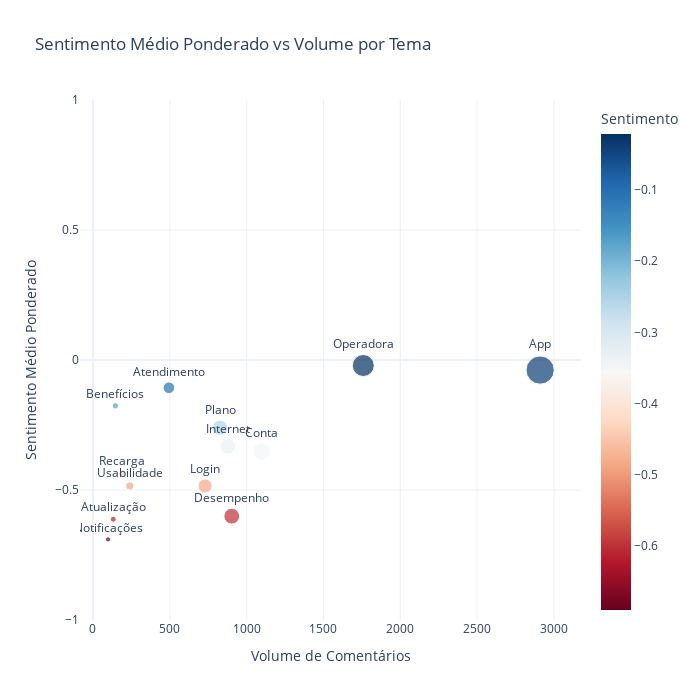

Source (notebook cell):
### Code cell
df_vivo = df_explodido[df_explodido["app"] == "Vivo"]

#Agrupamento por tema
df_tema = df_vivo.groupby('tema_manual').agg(
    volume=('tema_manual', 'count'),
    sentimento_medio=('sentimento_continuo', 'mean')
).reset_index()

# Normaliza o volume para tamanho dos pontos no gráfico
df_tema['tamanho'] = df_tema['volume'] * 20  # Ajuste conforme necessário

fig = px.scatter(
    df_tema,
    x="volume",
    y="sentimento_medio",
    size="tamanho",
    color="sentimento_medio",
    text="tema_manual",
    color_continuous_scale="RdBu",
    range_y=[-1, 1],  # Limite do eixo Y entre -1 e +1
    title="Sentimento Médio Ponderado vs Volume por Tema"
)

# Ajustes visuais
fig.update_traces(textposition='top center')
fig.update_layout(
    width=700,
    height=700,
    xaxis_title="Volume de Comentários",
    yaxis_title="Sentimento Médio Ponderado",
    coloraxis_colorbar=dict(title="Sentimento"),
    template="plotly_white"
)

fig.show()

### Figure 1 — Plotly figure (JSON) as saved in the notebook; plotly's stock layout.template omitted (floating-point values rounded to 4 significant figures)
{"data": [{"hovertemplate": "volume=%{x}<br>sentimento_medio=%{marker.color}<br>tamanho=%{marker.size}<br>tema_manual=%{text}<extra></extra>", "legendgroup": "", "marker": {"color": [-0.03864, -0.1069, -0.6125, -0.1763, -0.3522, -0.6007, -0.3324, -0.4845, -0.6899, -0.02122, -0.2602, -0.4383, -0.4844], "coloraxis": "coloraxis", "size": [58200, 9880, 2640, 2920, 21940, 18060, 17540, 14580, 1960, 35180, 16540, 3800, 4780], "sizemode": "area", "sizeref": 145.5, "symbol": "circle"}, "mode": "markers+text", "name": "", "orientation": "v", "showlegend": false, "text": ["App", "Atendimento", "Atualização", "Benefícios", "Conta", "Desempenho", "Internet", "Login", "Notificações", "Operadora", "Plano", "Recarga", "Usabilidade"], "textposition": "top center", "type": "scatter", "x": [2910, 494, 132, 146, 1097, 903, 877, 729, 98, 1759, 827, 190, 239], "xaxis": "x", "y": [-0.03864, -0.1069, -0.6125, -0.1763, -0.3522, -0.6007, -0.3324, -0.4845, -0.6899, -0.02122, -0.2602, -0.4383, -0.4844], "yaxis": "y"}], "layout": {"coloraxis": {"colorbar": {"title": {"text": "Sentimento"}}, "colorscale": [[0, "rgb(103,0,31)"], [0.1, "rgb(178,24,43)"], [0.2, "rgb(214,96,77)"], [0.3, "rgb(244,165,130)"], [0.4, "rgb(253,219,199)"], [0.5, "rgb(247,247,247)"], [0.6, "rgb(209,229,240)"], [0.7, "rgb(146,197,222)"], [0.8, "rgb(67,147,195)"], [0.9, "rgb(33,102,172)"], [1, "rgb(5,48,97)"]]}, "height": 700, "legend": {"itemsizing": "constant", "tracegroupgap": 0}, "title": {"text": "Sentimento Médio Ponderado vs Volume por Tema"}, "width": 700, "xaxis": {"anchor": "y", "domain": [0, 1], "title": {"text": "Volume de Comentários"}}, "yaxis": {"anchor": "x", "domain": [0, 1], "range": [-1, 1], "title": {"text": "Sentimento Médio Ponderado"}}}}
